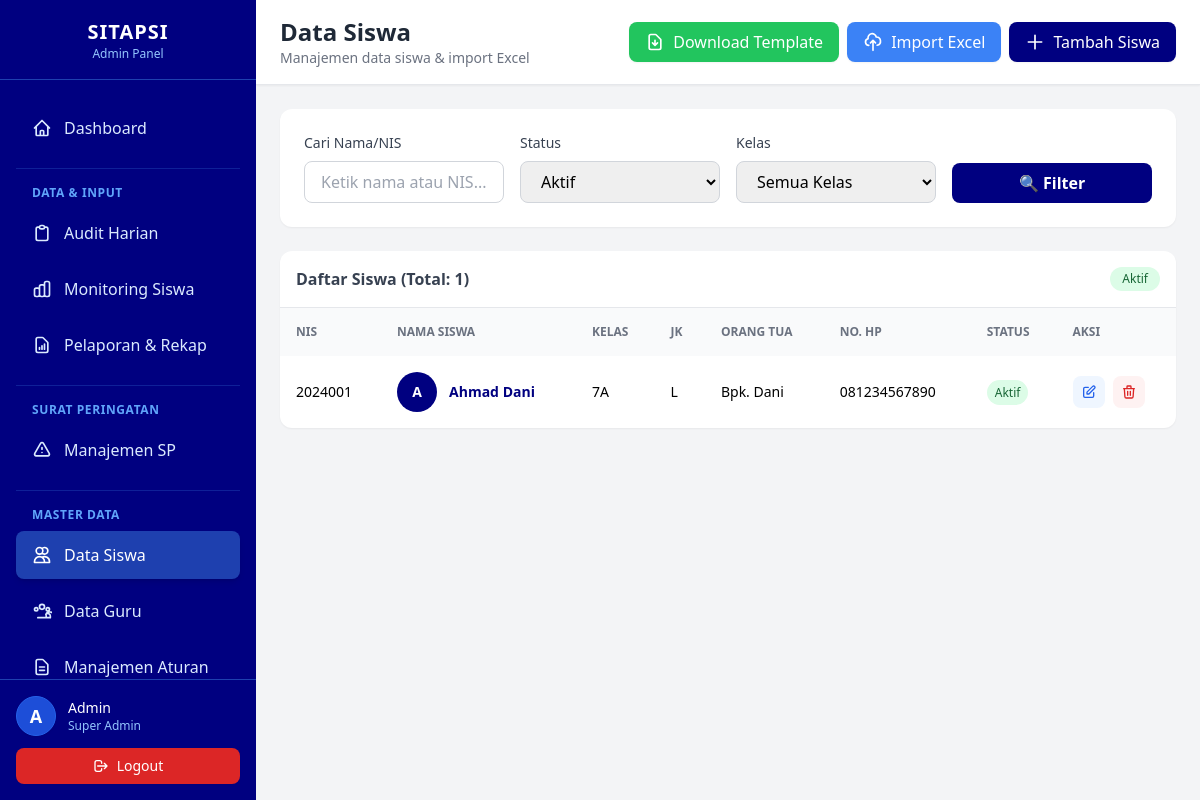
The app's page /views/admin/data_siswa.php (signed in) with its own data.
### tables this page shows
CREATE TABLE tb_anggota_kelas (
    id_anggota BIGINT AUTO_INCREMENT PRIMARY KEY,
    nis VARCHAR(20) NOT NULL,
    id_kelas INT NOT NULL,
    id_tahun INT NOT NULL,
    
     
    poin_kelakuan INT DEFAULT 0,
    poin_kerajinan INT DEFAULT 0,
    poin_kerapian INT DEFAULT 0,
    
    total_poin_umum INT DEFAULT 0,  
    
     
    status_sp_kelakuan ENUM('Aman', 'SP1', 'SP2', 'SP3', 'Dikeluarkan') DEFAULT 'Aman',
    status_sp_kerajinan ENUM('Aman', 'SP1', 'SP2', 'SP3', 'Dikeluarkan') DEFAULT 'Aman',
    status_sp_kerapian ENUM('Aman', 'SP1', 'SP2', 'SP3', 'Dikeluarkan') DEFAULT 'Aman',
    
     
    status_sp_terakhir ENUM('Aman', 'SP1', 'SP2', 'SP3', 'Dikeluarkan') DEFAULT 'Aman',
    
     
    status_reward ENUM('None', 'Kandidat Sertifikat') DEFAULT 'None',
    
    FOREIGN KEY (nis) REFERENCES tb_siswa(nis) ON DELETE CASCADE,
    FOREIGN KEY (id_kelas) REFERENCES tb_kelas(id_kelas),
    FOREIGN KEY (id_tahun) REFERENCES tb_tahun_ajaran(id_tahun)
);

CREATE TABLE tb_siswa (
    nis VARCHAR(20) PRIMARY KEY,
    nama_siswa VARCHAR(100) NOT NULL,
    jenis_kelamin ENUM('L', 'P') NOT NULL,
    tempat_lahir VARCHAR(50),
    tanggal_lahir DATE,
    alamat_ortu TEXT,
    nama_ortu VARCHAR(100),
    no_hp_ortu VARCHAR(15),  
    foto_profil VARCHAR(255),
     
    status_aktif ENUM('Aktif', 'Lulus', 'Keluar', 'Dikeluarkan') DEFAULT 'Aktif'
);

CREATE TABLE tb_kelas (
    id_kelas INT AUTO_INCREMENT PRIMARY KEY,
    nama_kelas VARCHAR(10) NOT NULL,  
    tingkat INT NOT NULL  
);

### config/database.php (called while the page is built, shortened)
<?php
function getDBConnection() {
    static $pdo = null;
    if ($pdo === null) {
        try {
            $dsn = "mysql:host=" . DB_HOST . ";dbname=" . DB_NAME . ";charset=" . DB_CHARSET;
            $options = [
                PDO::ATTR_ERRMODE            => PDO::ERRMODE_EXCEPTION,
                PDO::ATTR_DEFAULT_FETCH_MODE => PDO::FETCH_ASSOC,
                PDO::ATTR_EMULATE_PREPARES   => false,
                PDO::MYSQL_ATTR_INIT_COMMAND => "SET NAMES " . DB_CHARSET
            ];
            $pdo = new PDO($dsn, DB_USER, DB_PASS, $options);
        } catch (PDOException $e) {
            error_log("Database Connection Error: " . $e->getMessage());
            die("Koneksi database gagal. Silakan hubungi administrator.");
        }
    }
    return $pdo;
}
function executeQuery($sql, $params = []) {
    $pdo = getDBConnection();
    $stmt = $pdo->prepare($sql);
    $stmt->execute($params);
    return $stmt;
}
function fetchOne($sql, $params = []) {
    $stmt = executeQuery($sql, $params);
    return $stmt->fetch();
}
function fetchAll($sql, $params = []) {
    $stmt = executeQuery($sql, $params);
    return $stmt->fetchAll();
}
?>

### views/admin/data_siswa.php (the view, shortened to what this page needs)
<?php
require_once '../../config/database.php';
$search = $_GET['search'] ?? '';
$filter_status = $_GET['status'] ?? 'Aktif';
$tahun_aktif = fetchOne("
    SELECT id_tahun FROM tb_tahun_ajaran WHERE status = 'Aktif' LIMIT 1
");
$sql = "
    SELECT
        s.nis,
        s.nama_siswa,
        s.jenis_kelamin,
        s.nama_ortu,
        s.no_hp_ortu,
        s.status_aktif,
        s.foto_profil,
        k.nama_kelas,
        k.id_kelas,
        a.id_anggota
    FROM tb_siswa s
    LEFT JOIN tb_anggota_kelas a ON (
        a.nis = s.nis
        AND a.id_tahun = :id_tahun
        AND a.id_anggota = (
            SELECT MAX(a2.id_anggota)
            FROM tb_anggota_kelas a2
            WHERE a2.nis = s.nis
            AND a2.id_tahun = a.id_tahun
        )
    )
    LEFT JOIN tb_kelas k ON a.id_kelas = k.id_kelas
    WHERE s.status_aktif = :status
";
$params = [
    'id_tahun' => $tahun_aktif['id_tahun'],
    'status' => $filter_status
];
$sql .= " ORDER BY s.nama_siswa";
$siswa_list = fetchAll($sql, $params);
?>
<!DOCTYPE html>
<html lang="id">
<head>
    <script src="https://cdn.tailwindcss.com"></script>
</head>
<body class="bg-gray-50">
<div class="flex h-screen overflow-hidden">
    <?php include '../../includes/sidebar_admin.php'; ?>
    <div class="flex-1 overflow-auto bg-gray-100">
        <div class="bg-white shadow-sm border-b px-6 py-4 sticky top-0 z-30 flex justify-between items-center">
            <div>
                <h1 class="text-2xl font-bold text-gray-800">Data Siswa</h1>
                <p class="text-sm text-gray-500">Manajemen data siswa & import Excel</p>
            </div>
            <div class="flex space-x-2">
                <button onclick="downloadTemplate()"
                        class="bg-green-500 hover:bg-green-600 text-white px-4 py-2 rounded-lg font-medium flex items-center space-x-2 transition-colors shadow-sm">
                    <svg class="w-5 h-5" fill="none" stroke="currentColor" viewBox="0 0 24 24">
                        <path stroke-linecap="round" stroke-linejoin="round" stroke-width="2" d="M12 10v6m0 0l-3-3m3 3l3-3m2 8H7a2 2 0 01-2-2V5a2 2 0 012-2h5.586a1 1 0 01.707.293l5.414 5.414a1 1 0 01.293.707V19a2 2 0 01-2 2z"></path>
                    </svg>
                    <span>Download Template</span>
                </button>
                <button onclick="openModalImport()"
                        class="bg-blue-500 hover:bg-blue-600 text-white px-4 py-2 rounded-lg font-medium flex items-center space-x-2 transition-colors shadow-sm">
                    <svg class="w-5 h-5" fill="none" stroke="currentColor" viewBox="0 0 24 24">
                        <path stroke-linecap="round" stroke-linejoin="round" stroke-width="2" d="M7 16a4 4 0 01-.88-7.903A5 5 0 1115.9 6L16 6a5 5 0 011 9.9M15 13l-3-3m0 0l-3 3m3-3v12"></path>
                    </svg>
                    <span>Import Excel</span>
                </button>
                <button onclick="openModalTambah()"
                        class="bg-navy hover:bg-blue-900 text-white px-4 py-2 rounded-lg font-medium flex items-center space-x-2 transition-colors shadow-sm">
                    <svg class="w-5 h-5" fill="none" stroke="currentColor" viewBox="0 0 24 24">
                        <path stroke-linecap="round" stroke-linejoin="round" stroke-width="2" d="M12 4v16m8-8H4"></path>
                    </svg>
                    <span>Tambah Siswa</span>
                </button>
            </div>
        </div>
        <div class="p-6 space-y-6">
            <div class="bg-white rounded-xl shadow-sm p-6">
                <form method="GET" class="grid grid-cols-1 md:grid-cols-4 gap-4">
                    <div>
                        <label class="block text-sm font-medium text-gray-700 mb-2">Cari Nama/NIS</label>
                        <input type="text" name="search" value="<?= htmlspecialchars($search) ?>"
                               placeholder="Ketik nama atau NIS..."
                               class="w-full px-4 py-2 border border-gray-300 rounded-lg focus:ring-2 focus:ring-navy focus:border-transparent">
                    </div>
                    <div>
                        <label class="block text-sm font-medium text-gray-700 mb-2">Status</label>
                        <select name="status" class="w-full px-4 py-2 border border-gray-300 rounded-lg focus:ring-2 focus:ring-navy focus:border-transparent">
                            <option value="Aktif" <?= $filter_status === 'Aktif' ? 'selected' : '' ?>>Aktif</option>
                        </select>
                    </div>
                    <div>
                        <label class="block text-sm font-medium text-gray-700 mb-2">Kelas</label>
                        <select name="kelas" class="w-full px-4 py-2 border border-gray-300 rounded-lg focus:ring-2 focus:ring-navy focus:border-transparent">
                            <option value="all">Semua Kelas</option>
                        </select>
                    </div>
                    <div class="flex items-end">
                        <button type="submit" class="w-full bg-navy hover:bg-blue-900 text-white font-semibold py-2 px-4 rounded-lg transition-colors">
                            🔍 Filter
                        </button>
                    </div>
                </form>
            </div>
            <div class="bg-white rounded-xl shadow-sm overflow-hidden">
                <div class="p-4 border-b font-bold text-gray-700 flex justify-between items-center">
                    <span>Daftar Siswa (Total: <?= count($siswa_list) ?>)</span>
                    <span class="px-3 py-1 rounded-full text-xs font-medium
                        <?= $filter_status === 'Aktif' ? 'bg-green-100 text-green-800' : '' ?>
                        <?= $filter_status === 'Lulus' ? 'bg-blue-100 text-blue-800' : '' ?>
                        <?= $filter_status === 'Keluar' ? 'bg-yellow-100 text-yellow-800' : '' ?>
                        <?= $filter_status === 'Dikeluarkan' ? 'bg-red-100 text-red-800' : '' ?>">
                        <?= $filter_status ?>
                    </span>
                </div>
                <div class="overflow-x-auto">
                    <table class="w-full text-left text-sm">
                        <thead class="bg-gray-50 text-xs text-gray-500 uppercase">
                            <tr>
                                <th class="p-4">NIS</th>
                                <th class="p-4">Nama Siswa</th>
                                <th class="p-4">Kelas</th>
                                <th class="p-4">JK</th>
                                <th class="p-4">Orang Tua</th>
                                <th class="p-4">No. HP</th>
                                <th class="p-4">Status</th>
                                <th class="p-4">Aksi</th>
                            </tr>
                        </thead>
                        <tbody class="divide-y divide-gray-200">
                            <?php if(empty($siswa_list)): ?>
                            <tr>
                                <td colspan="8" class="p-12 text-center text-gray-500">
                                    Tidak ada data siswa dengan filter ini
                                </td>
                            </tr>
                            <?php else: ?>
                            <?php foreach($siswa_list as $siswa): ?>
                            <tr class="hover:bg-gray-50">
                                <td class="p-4 font-medium"><?= htmlspecialchars($siswa['nis']) ?></td>
                                <td class="p-4">
                                    <div class="flex items-center space-x-3">
                                        <div class="w-10 h-10 bg-navy rounded-full flex items-center justify-center overflow-hidden flex-shrink-0">
                                            <?php if($siswa['foto_profil']): ?>
                                                <img src="../../assets/uploads/siswa/<?= htmlspecialchars($siswa['foto_profil']) ?>" class="w-full h-full object-cover">
                                            <?php else: ?>
                                                <span class="text-white font-bold text-sm"><?= strtoupper(substr($siswa['nama_siswa'], 0, 1)) ?></span>
                                            <?php endif; ?>
                                        </div>
                                        <span class="font-bold text-navy"><?= htmlspecialchars($siswa['nama_siswa']) ?></span>
                                    </div>
                                </td>
                                <td class="p-4"><?= $siswa['nama_kelas'] ? htmlspecialchars($siswa['nama_kelas']) : '<span class="text-gray-400">-</span>' ?></td>
                                <td class="p-4"><?= $siswa['jenis_kelamin'] === 'L' ? 'L' : 'P' ?></td>
                                <td class="p-4"><?= htmlspecialchars($siswa['nama_ortu'] ?? '-') ?></td>
                                <td class="p-4"><?= htmlspecialchars($siswa['no_hp_ortu'] ?? '-') ?></td>
                                <td class="p-4">
                                    <span class="px-2 py-1 rounded-full text-xs font-medium
                                        <?= $siswa['status_aktif'] === 'Aktif' ? 'bg-green-100 text-green-800' : '' ?>
                                        <?= $siswa['status_aktif'] === 'Lulus' ? 'bg-blue-100 text-blue-800' : '' ?>
                                        <?= $siswa['status_aktif'] === 'Keluar' ? 'bg-yellow-100 text-yellow-800' : '' ?>
                                        <?= $siswa['status_aktif'] === 'Dikeluarkan' ? 'bg-red-100 text-red-800' : '' ?>">
                                        <?= $siswa['status_aktif'] ?>
                                    </span>
                                </td>
                                <td class="p-4">
                                    <div class="flex space-x-2">
                                        <button onclick='editSiswa(<?= json_encode([
                                            "nis" => $siswa["nis"],
                                            "id_anggota" => $siswa["id_anggota"],
                                            "nama_siswa" => $siswa["nama_siswa"],
                                            "jenis_kelamin" => $siswa["jenis_kelamin"],
                                            "status_aktif" => $siswa["status_aktif"],
                                            "nama_ortu" => $siswa["nama_ortu"] ?? "",
                                            "no_hp_ortu" => $siswa["no_hp_ortu"] ?? "",
                                            "id_kelas" => $siswa["id_kelas"]
                                        ]) ?>)'
                                                class="p-2 bg-blue-50 text-blue-600 rounded-lg hover:bg-blue-100" title="Edit">
                                            <svg class="w-4 h-4" fill="none" stroke="currentColor" viewBox="0 0 24 24">
                                                <path stroke-linecap="round" stroke-linejoin="round" stroke-width="2" d="M11 5H6a2 2 0 00-2 2v11a2 2 0 002 2h11a2 2 0 002-2v-5m-1.414-9.414a2 2 0 112.828 2.828L11.828 15H9v-2.828l8.586-8.586z"></path>
                                            </svg>
                                        </button>
                                        <button onclick="hapusSiswa('<?= htmlspecialchars($siswa['nis'], ENT_QUOTES) ?>', '<?= htmlspecialchars($siswa['nama_siswa'], ENT_QUOTES) ?>')"
                                                class="p-2 bg-red-50 text-red-600 rounded-lg hover:bg-red-100" title="Hapus">
                                            <svg class="w-4 h-4" fill="none" stroke="currentColor" viewBox="0 0 24 24">
                                                <path stroke-linecap="round" stroke-linejoin="round" stroke-width="2" d="M19 7l-.867 12.142A2 2 0 0116.138 21H7.862a2 2 0 01-1.995-1.858L5 7m5 4v6m4-6v6m1-10V4a1 1 0 00-1-1h-4a1 1 0 00-1 1v3M4 7h16"></path>
                                            </svg>
                                        </button>
                                    </div>
                                </td>
                            </tr>
                            <?php endforeach; ?>
                            <?php endif; ?>
                        </tbody>
                    </table>
                </div>
            </div>
        </div>
    </div>
</div>
</body>
</html>

### records on screen
tb_anggota_kelas: nis.nis "2024001", nis.nama_siswa "A", nis.nama_siswa "Ahmad Dani", id_kelas.nama_kelas "7A", nis.nama_ortu "Bpk. Dani", nis.no_hp_ortu "081234567890", nis.status_aktif "Aktif"

### other values on screen
substr($user['nama_lengkap'] ?? 'A', 0, 1) "A"
$user['nama_lengkap'] "Admin"
count($siswa_list) "1"
$filter_status "Aktif"
